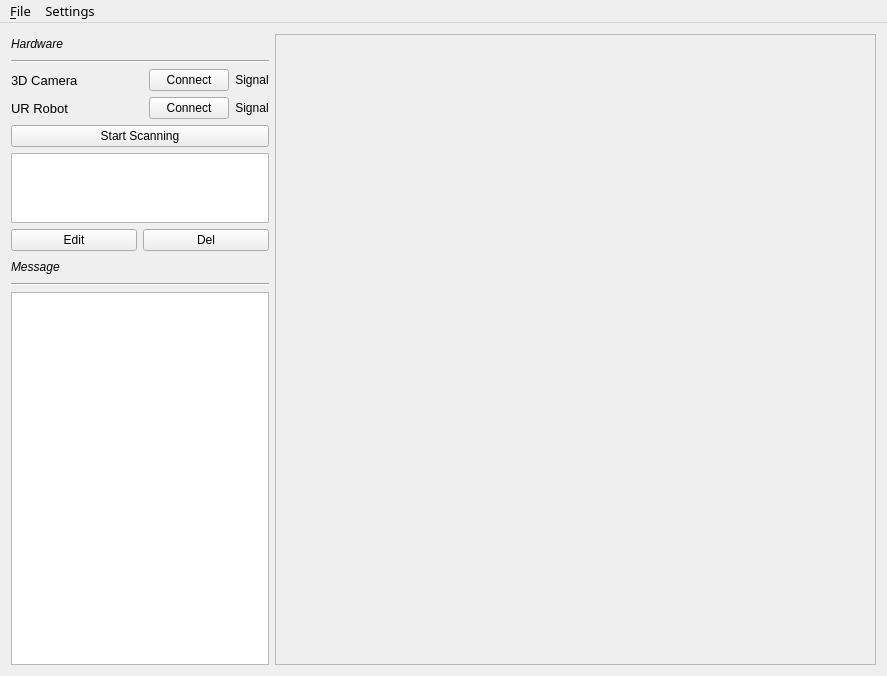
<?xml version="1.0" encoding="UTF-8"?>
<ui version="4.0">
 <class>MainWindow</class>
 <widget class="QMainWindow" name="MainWindow">
  <property name="geometry">
   <rect>
    <x>0</x>
    <y>0</y>
    <width>887</width>
    <height>676</height>
   </rect>
  </property>
  <property name="windowTitle">
   <string>MainWindow</string>
  </property>
  <widget class="QWidget" name="centralWidget">
   <layout class="QGridLayout" name="gridLayout" columnstretch="3,7">
    <item row="0" column="0">
     <layout class="QVBoxLayout" name="verticalLayout_3" stretch="3,5">
      <item>
       <layout class="QVBoxLayout" name="verticalLayout_2">
        <item>
         <layout class="QVBoxLayout" name="verticalLayout_4">
          <item>
           <layout class="QHBoxLayout" name="horizontalLayout_2">
            <item>
             <widget class="QLabel" name="label_hardware">
              <property name="font">
               <font>
                <italic>true</italic>
               </font>
              </property>
              <property name="text">
               <string>Hardware</string>
              </property>
             </widget>
            </item>
            <item>
             <spacer name="horizontalSpacer">
              <property name="orientation">
               <enum>Qt::Horizontal</enum>
              </property>
              <property name="sizeHint" stdset="0">
               <size>
                <width>40</width>
                <height>20</height>
               </size>
              </property>
             </spacer>
            </item>
           </layout>
          </item>
          <item>
           <widget class="Line" name="line_2">
            <property name="orientation">
             <enum>Qt::Horizontal</enum>
            </property>
           </widget>
          </item>
          <item>
           <layout class="QHBoxLayout" name="horizontalLayout_3">
            <item>
             <widget class="QLabel" name="label_camera">
              <property name="font">
               <font>
                <pointsize>10</pointsize>
               </font>
              </property>
              <property name="text">
               <string>3D Camera</string>
              </property>
             </widget>
            </item>
            <item>
             <spacer name="horizontalSpacer_3">
              <property name="orientation">
               <enum>Qt::Horizontal</enum>
              </property>
              <property name="sizeHint" stdset="0">
               <size>
                <width>40</width>
                <height>20</height>
               </size>
              </property>
             </spacer>
            </item>
            <item>
             <widget class="QPushButton" name="ptb_camera">
              <property name="text">
               <string>Connect</string>
              </property>
             </widget>
            </item>
            <item>
             <widget class="QLabel" name="label_cam_signal">
              <property name="text">
               <string>Signal</string>
              </property>
              <property name="alignment">
               <set>Qt::AlignCenter</set>
              </property>
             </widget>
            </item>
           </layout>
          </item>
          <item>
           <layout class="QHBoxLayout" name="horizontalLayout_4">
            <item>
             <widget class="QLabel" name="label_urobot">
              <property name="font">
               <font>
                <pointsize>10</pointsize>
               </font>
              </property>
              <property name="text">
               <string>UR Robot</string>
              </property>
             </widget>
            </item>
            <item>
             <spacer name="horizontalSpacer_4">
              <property name="orientation">
               <enum>Qt::Horizontal</enum>
              </property>
              <property name="sizeHint" stdset="0">
               <size>
                <width>40</width>
                <height>20</height>
               </size>
              </property>
             </spacer>
            </item>
            <item>
             <widget class="QPushButton" name="ptb_urobot">
              <property name="text">
               <string>Connect</string>
              </property>
             </widget>
            </item>
            <item>
             <widget class="QLabel" name="label_urob_signal">
              <property name="text">
               <string>Signal</string>
              </property>
              <property name="alignment">
               <set>Qt::AlignCenter</set>
              </property>
             </widget>
            </item>
           </layout>
          </item>
          <item>
           <widget class="QPushButton" name="pbt_scanning">
            <property name="text">
             <string>Start Scanning</string>
            </property>
           </widget>
          </item>
         </layout>
        </item>
        <item>
         <widget class="QListWidget" name="listWidget"/>
        </item>
        <item>
         <layout class="QHBoxLayout" name="horizontalLayout">
          <item>
           <widget class="QPushButton" name="pbt_edit">
            <property name="text">
             <string>Edit</string>
            </property>
           </widget>
          </item>
          <item>
           <widget class="QPushButton" name="pbt_del">
            <property name="text">
             <string>Del</string>
            </property>
           </widget>
          </item>
         </layout>
        </item>
        <item>
         <layout class="QHBoxLayout" name="horizontalLayout_5">
          <item>
           <widget class="QLabel" name="label_hardware_2">
            <property name="font">
             <font>
              <italic>true</italic>
             </font>
            </property>
            <property name="text">
             <string>Message</string>
            </property>
           </widget>
          </item>
          <item>
           <spacer name="horizontalSpacer_2">
            <property name="orientation">
             <enum>Qt::Horizontal</enum>
            </property>
            <property name="sizeHint" stdset="0">
             <size>
              <width>40</width>
              <height>20</height>
             </size>
            </property>
           </spacer>
          </item>
         </layout>
        </item>
        <item>
         <widget class="Line" name="line">
          <property name="orientation">
           <enum>Qt::Horizontal</enum>
          </property>
         </widget>
        </item>
       </layout>
      </item>
      <item>
       <widget class="QTextEdit" name="textEdit">
        <property name="sizePolicy">
         <sizepolicy hsizetype="Preferred" vsizetype="Preferred">
          <horstretch>0</horstretch>
          <verstretch>0</verstretch>
         </sizepolicy>
        </property>
        <property name="readOnly">
         <bool>true</bool>
        </property>
        <property name="html">
         <string>&lt;!DOCTYPE HTML PUBLIC &quot;-//W3C//DTD HTML 4.0//EN&quot; &quot;http://www.w3.org/TR/REC-html40/strict.dtd&quot;&gt;
&lt;html&gt;&lt;head&gt;&lt;meta name=&quot;qrichtext&quot; content=&quot;1&quot; /&gt;&lt;style type=&quot;text/css&quot;&gt;
p, li { white-space: pre-wrap; }
&lt;/style&gt;&lt;/head&gt;&lt;body style=&quot; font-family:'MS Shell Dlg 2'; font-size:7.8pt; font-weight:400; font-style:normal;&quot;&gt;
&lt;p style=&quot;-qt-paragraph-type:empty; margin-top:0px; margin-bottom:0px; margin-left:0px; margin-right:0px; -qt-block-indent:0; text-indent:0px; font-family:'MS Shell Dlg 2';&quot;&gt;&lt;br /&gt;&lt;/p&gt;&lt;/body&gt;&lt;/html&gt;</string>
        </property>
       </widget>
      </item>
     </layout>
    </item>
    <item row="0" column="1">
     <layout class="QVBoxLayout" name="verticalLayout">
      <item>
       <widget class="QFrame" name="frame">
        <property name="sizePolicy">
         <sizepolicy hsizetype="Expanding" vsizetype="Expanding">
          <horstretch>0</horstretch>
          <verstretch>0</verstretch>
         </sizepolicy>
        </property>
        <property name="frameShape">
         <enum>QFrame::StyledPanel</enum>
        </property>
        <property name="frameShadow">
         <enum>QFrame::Raised</enum>
        </property>
       </widget>
      </item>
     </layout>
    </item>
   </layout>
  </widget>
  <widget class="QMenuBar" name="menuBar">
   <property name="geometry">
    <rect>
     <x>0</x>
     <y>0</y>
     <width>887</width>
     <height>25</height>
    </rect>
   </property>
   <property name="font">
    <font>
     <family>Sans Serif</family>
     <pointsize>10</pointsize>
    </font>
   </property>
   <widget class="QMenu" name="menuFile">
    <property name="font">
     <font>
      <family>Adobe Courier</family>
      <pointsize>10</pointsize>
     </font>
    </property>
    <property name="title">
     <string>&amp;File</string>
    </property>
    <addaction name="actionOpen"/>
    <addaction name="actionClean"/>
    <addaction name="separator"/>
    <addaction name="actionQuit"/>
   </widget>
   <widget class="QMenu" name="menuSettings">
    <property name="title">
     <string>Settings</string>
    </property>
    <addaction name="actionAdd_XYZ_axes"/>
    <addaction name="actionColors"/>
   </widget>
   <addaction name="menuFile"/>
   <addaction name="menuSettings"/>
  </widget>
  <action name="actionOpen">
   <property name="text">
    <string>&amp;Open</string>
   </property>
   <property name="font">
    <font>
     <family>Sans Serif</family>
     <pointsize>10</pointsize>
    </font>
   </property>
   <property name="shortcut">
    <string>F3</string>
   </property>
  </action>
  <action name="actionQuit">
   <property name="text">
    <string>&amp;Quit</string>
   </property>
   <property name="font">
    <font>
     <family>Sans Serif</family>
     <pointsize>10</pointsize>
    </font>
   </property>
   <property name="shortcut">
    <string>Ctrl+Q</string>
   </property>
  </action>
  <action name="actionClean">
   <property name="text">
    <string>&amp;Clean scene</string>
   </property>
   <property name="font">
    <font>
     <family>Sans Serif</family>
     <pointsize>10</pointsize>
    </font>
   </property>
   <property name="shortcut">
    <string>Del</string>
   </property>
  </action>
  <action name="actionAdd_XYZ_axes">
   <property name="checkable">
    <bool>true</bool>
   </property>
   <property name="checked">
    <bool>false</bool>
   </property>
   <property name="text">
    <string>Add XYZ axes</string>
   </property>
  </action>
  <action name="actionColors">
   <property name="text">
    <string>Change Default Settings</string>
   </property>
  </action>
 </widget>
 <layoutdefault spacing="6" margin="11"/>
 <resources/>
 <connections/>
</ui>
